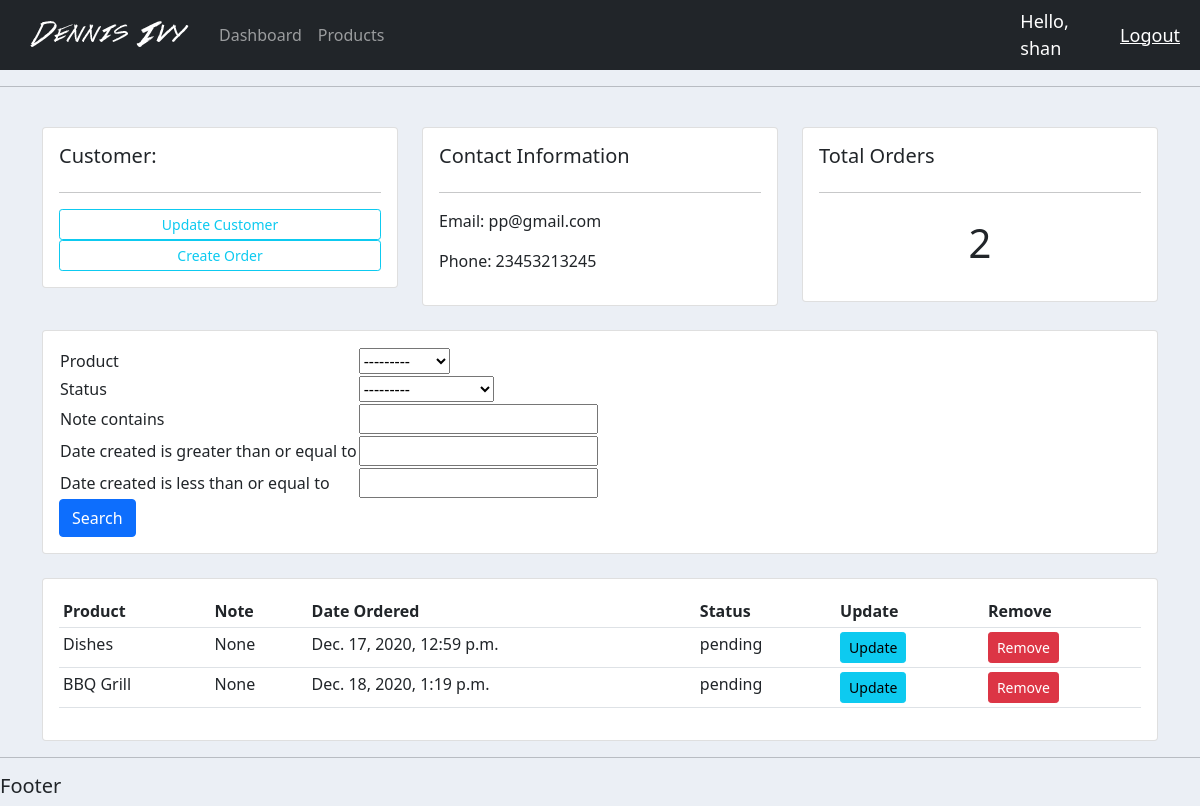
Screenshot of /customer/3 (signed in) with the database file from the repository.
### accounts/models.py (models this page shows, shortened)
class Customer(models.Model):
    name = models.CharField(max_length=200, null=True)
    phone = models.CharField(max_length=200, null=True)
    mail = models.EmailField(max_length=200, null=True)
    date_created = models.DateTimeField(auto_now_add=True, null=True)

class Order(models.Model):
    STATUS = (
        ('pending', 'Pending'),
        ('Out of Delivery', 'Out of Delivery'),
        ('Delivered', 'Delivered'),
    )
    customer = models.ForeignKey(Customer, null=True, on_delete=models.SET_NULL)
    product = models.ForeignKey(Product, null=True, on_delete=models.SET_NULL)
    date_created = models.DateTimeField(auto_now_add=True, null=True)
    status = models.CharField(max_length=200, null=True, choices=STATUS)
    note = models.CharField(max_length=200, null=True)

class Product(models.Model):
    CATEGORY = (
        ('indoor', 'Indoor'),
        ('outdoor', 'OutDoor'),
    )
    name = models.CharField(max_length=200)
    price = models.FloatField(null=True)
    category = models.CharField(max_length=200, null=True, choices=CATEGORY)
    description = models.CharField(max_length=200, null=True, blank=True)
    date_created = models.DateTimeField(auto_now_add=True, null=True)
    tag = models.ManyToManyField(Tag)
    def __str__(self):
        return self.name

### accounts/views.py (the view)
# urls.py: path('customer/<str:pk>', views.customer, name="customer"),
@login_required(login_url='login')
def customer(request, pk):
    oneCustomer = Customer.objects.get(id=pk)
    orders = oneCustomer.order_set.all()
    orders_count = orders.count()
    myFilter = OrderFilter(request.GET, queryset=orders)
    orders = myFilter.qs
    context = {
        'customer': oneCustomer,
        'orders': orders,
        'orders_count': orders_count,
        'myFilter': myFilter
    }
    return render(request, 'accounts/customer.html', context)

### accounts/templates/accounts/customer.html
{% extends 'accounts/base.html' %}
{% block content %}
<br>
<div class="row">
    <div class="col-md">
        <div class="card card-body">
            <h5>Customer:</h5>
            <hr>
            <a class="btn btn-outline-info  btn-sm btn-block" href="">Update Customer</a>
            <a class="btn btn-outline-info  btn-sm btn-block" href="{% url 'create_order' customer.id %}">Create Order</a>
        </div>
    </div>
    <div class="col-md">
        <div class="card card-body">
            <h5>Contact Information</h5>
            <hr>
            <p>Email: {{ customer.mail }} </p>
            <p>Phone: {{ customer.phone }}</p>
        </div>
    </div>
    <div class="col-md">
        <div class="card card-body">
            <h5>Total Orders</h5>
            <hr>
            <h1 style="text-align: center;padding: 10px">{{ orders_count }}</h1>
        </div>
    </div>
</div>
<br>
<div class="row">
    <div class="col">
        <div class="card card-body">
            <form method="get">
                    <table>
                    {% for input in myFilter.form %}
                        <tr>
                            <td>{{ input.label }}</td>
                            <td>{{input}}</td>
                        </tr>
                    {% endfor %}
                    </table>
                <button class="btn btn-primary" type="submit">Search</button>
            </form>
        </div>
    </div>
</div>
<br>
<div class="row">
    <div class="col-md">
        <div class="card card-body">
            <table class="table table-sm">
                <tr>
                    <th>Product</th>
                    <th>Note</th>
                    <th>Date Ordered</th>
                    <th>Status</th>
                    <th>Update</th>
                    <th>Remove</th>
                </tr>
                {% for order in orders %}
                <tr>
                    <td>{{ order.product.name }}</td>
                    <td>{{ order.note }}</td>
                    <td>{{ order.date_created }}</td>
                    <td>{{ order.status }}</td>
                    <td><a class="btn btn-sm btn-info" href="{% url 'update_order' order.id %}">Update</a></td>
                    <td><a class="btn btn-sm btn-danger" href="{% url 'delete_order' order.id %}">Remove</a></td>
                </tr>
                {% endfor %}
            </table>
        </div>
    </div>
</div>
{% endblock %}l

### accounts/templates/accounts/navbar.html (shortened to what this page needs)
{% load static %}
<nav class="navbar navbar-expand-lg navbar-dark bg-dark">
    <div class="container-fluid">
        <img src="{% static 'images/logo.png' %}">
        <div class="collapse navbar-collapse" id="navbarNav">
            <ul class="navbar-nav">
                <li class="nav-item">
                    <a class="nav-link" href="{% url 'dashboard' %}">Dashboard</a>
                </li>
                <li class="nav-item">
                    <a class="nav-link" href="{% url 'products' %}">Products</a>
                </li>
            </ul>
        </div>
    </div>
    <span class="hello-msg">Hello, {{ request.user }}</span>
    <span><a class="hello-msg" href="{% url 'logout' %}">Logout</a></span>
</nav>

### static/css/style.css (style rules this page uses)
body { background-color: #ebeff5; }

### accounts/templates/accounts/navbar.html (style rules this page uses)
.hello-msg { font-size: 18px; color: #fff; margin-right: 20px; }

### rows the page displays
Customer: mail "pp@gmail.com", phone "23453213245"
Order: product.name "Dishes", note "None", date_created "Dec. 17, 2020, 12:59 p.m.", status "pending"
Order: product.name "BBQ Grill", note "None", date_created "Dec. 18, 2020, 1:19 p.m.", status "pending"

### other values shown
{{ request.user }} "shan"
{{ orders_count }} "2"
{{ input.label }} "Product" "Status" "Note contains" "Date created is greater than or equal to" "Date created is less than or equal to"
